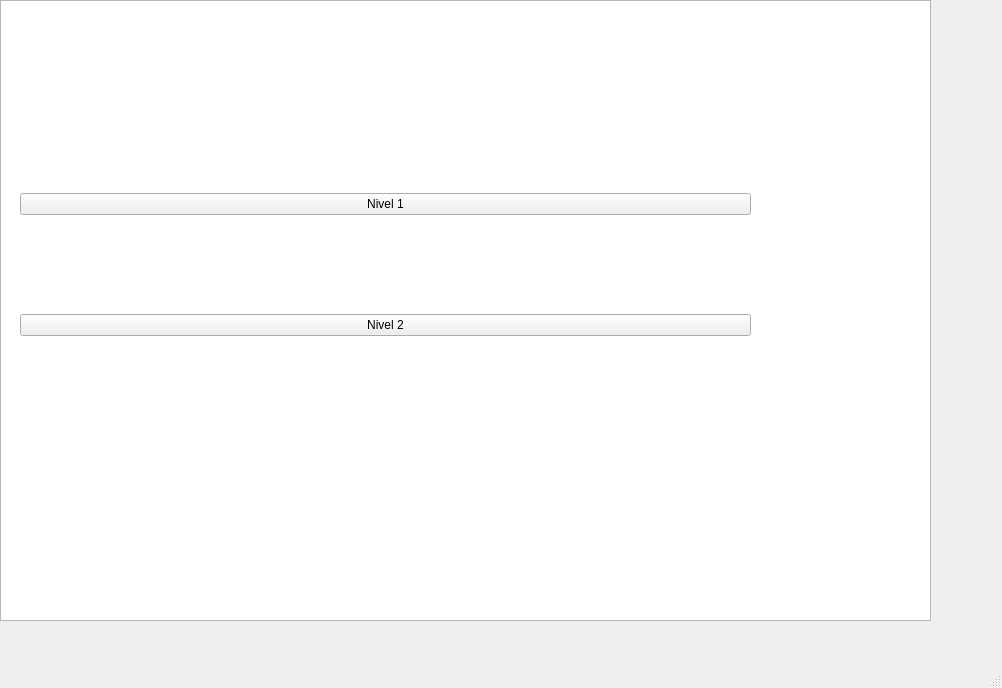
<?xml version="1.0" encoding="UTF-8"?>
<ui version="4.0">
 <class>MainWindow</class>
 <widget class="QMainWindow" name="MainWindow">
  <property name="geometry">
   <rect>
    <x>0</x>
    <y>0</y>
    <width>1002</width>
    <height>688</height>
   </rect>
  </property>
  <property name="windowTitle">
   <string>MainWindow</string>
  </property>
  <widget class="QWidget" name="centralwidget">
   <widget class="QWidget" name="verticalLayoutWidget">
    <property name="geometry">
     <rect>
      <x>20</x>
      <y>100</y>
      <width>731</width>
      <height>331</height>
     </rect>
    </property>
    <layout class="QVBoxLayout" name="verticalLayout">
     <item>
      <widget class="QPushButton" name="pushButton">
       <property name="text">
        <string>Nivel 1</string>
       </property>
      </widget>
     </item>
     <item>
      <widget class="QPushButton" name="pushButton_2">
       <property name="text">
        <string>Nivel 2</string>
       </property>
      </widget>
     </item>
    </layout>
   </widget>
   <widget class="QGraphicsView" name="graphicsView">
    <property name="geometry">
     <rect>
      <x>0</x>
      <y>0</y>
      <width>931</width>
      <height>621</height>
     </rect>
    </property>
   </widget>
   <zorder>graphicsView</zorder>
   <zorder>verticalLayoutWidget</zorder>
  </widget>
  <widget class="QMenuBar" name="menubar">
   <property name="geometry">
    <rect>
     <x>0</x>
     <y>0</y>
     <width>1002</width>
     <height>26</height>
    </rect>
   </property>
  </widget>
  <widget class="QStatusBar" name="statusbar"/>
 </widget>
 <resources/>
 <connections/>
</ui>
